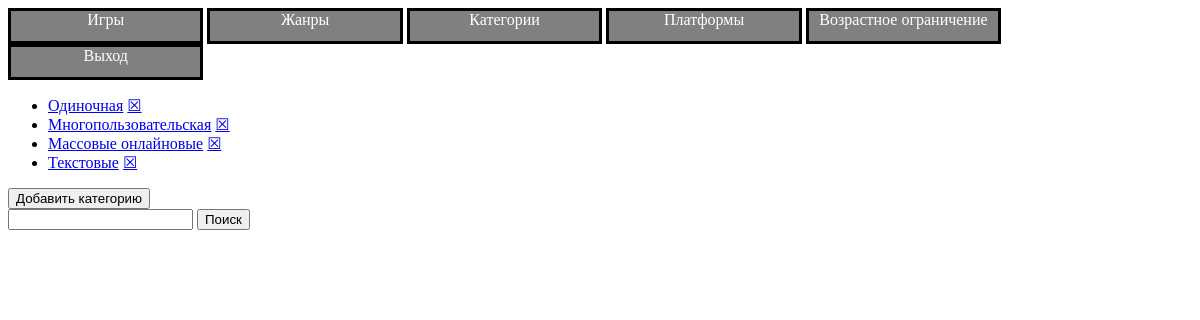
Page /catalog/category-list/ on the earlier database version.
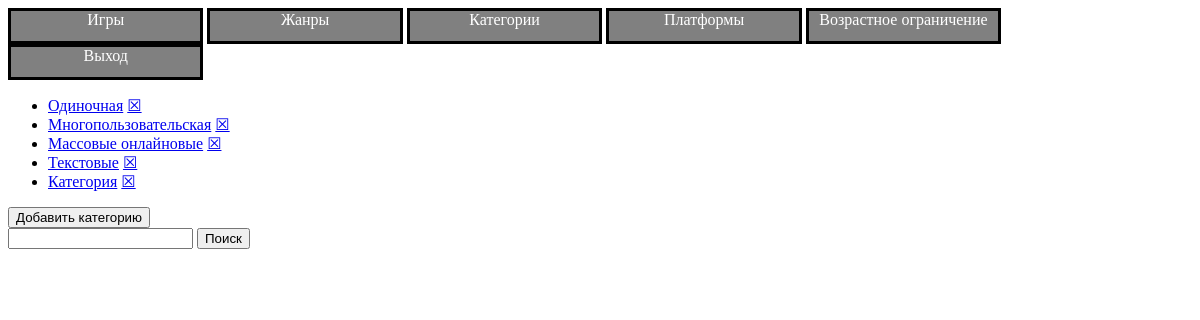
Same page on the later database version.
### catalog/models/category.py (models this page shows, shortened)
class Category(models.Model):
    category_name = models.CharField(max_length=40)
    category_description = models.CharField(max_length=1500)

### catalog/views/category_views.py (the view)
class CategoryListView(generic.ListView):
    template_name = 'catalog/category/category-list.html'
    context_object_name = 'category_list'
    model = Category
    def get_queryset(self):
        queryset = super(CategoryListView, self).get_queryset()
        q = self.request.GET.get('q')
        if q:
            return queryset.filter(Q(category_name__icontains=q)|
                                   Q(category_description__icontains=q))
        return queryset

### catalog/templates/catalog/category/category-list.html (shortened to what this page needs)
<div style="width: 100%">
     <div>
     <a href="{% url 'catalog:index' %}"><div class="menu">Игры</div></a>
     <a href="{% url 'catalog:genre-list' %}"><div class="menu">Жанры</div></a>
     <a href="{% url 'catalog:category-list' %}"><div class="menu">Категории</div></a>
     <a href="{% url 'catalog:platform-list' %}"><div class="menu">Платформы</div></a>
     <a href="{% url 'catalog:esrb-list' %}"><div class="menu">Возрастное ограничение</div></a>
     <a href="{% url 'catalog:logout' %}"><div class="menu">Выход</div></a>
    </div>
 </div>
<div style="width: 100%">
{% if category_list %}
    <ul>
        {% for category in category_list %}
            <li><a href="{% url 'catalog:category-detail' category.id %}">{{ category.category_name }}</a>
            <a href="{% url 'catalog:category-delete' category.id %}"><span class="close">&#9746;</span></a></li>
        {% endfor %}
    </ul>
<a href="{% url 'catalog:category-add-form'%}"><button type="submit">Добавить категорию</button></a>
<form action="" method="GET">
    <input type="text" name="q" />
    <button type="submit">Поиск</button>
</form>
{% else %}
    <p>No polls are available</p>
{% endif %}
</div>

### catalog/templates/catalog/category/category-list.html (style rules this page uses)
.menu { display:inline-block; width: 16%; height: 30px; background-color:grey; text-align:center; border: 3px solid black; color: white }

Differences in the rows shown:
added Category: category_name "Категория"
